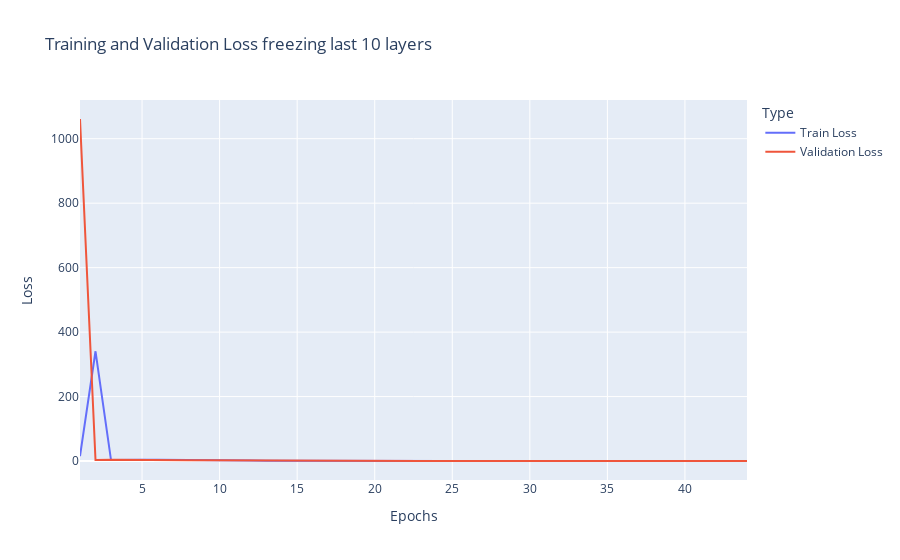

This figure's notebook cell:
### Code cell
figs[0]

### Figure 1 — Plotly figure (JSON) as saved in the notebook; plotly's stock layout.template omitted (floating-point values rounded to 4 significant figures)
{"data": [{"hovertemplate": "Type=Train Loss<br>Epochs=%{x}<br>Loss=%{y}<extra></extra>", "legendgroup": "Train Loss", "line": {"color": "#636efa", "dash": "solid"}, "marker": {"symbol": "circle"}, "mode": "lines", "name": "Train Loss", "orientation": "v", "showlegend": true, "type": "scatter", "x": [1, 2, 3, 4, 5, 6, 7, 8, 9, 10, 11, 12, 13, 14, 15, 16, 17, 18, 19, 20, 21, 22, 23, 24, 25, 26, 27, 28, 29, 30, 31, 32, 33, 34, 35, 36, 37, 38, 39, 40, 41, 42, 43, 44], "xaxis": "x", "y": [15.2, 340.6, 3.125, 4.238, 4.363, 3.688, 2.98, 2.755, 2.459, 2.136, 1.814, 1.507, 1.225, 0.9716, 0.7558, 0.582, 0.4515, 0.3626, 0.311, 0.29, 0.2928, 0.3088, 0.3294, 0.348, 0.3602, 0.364, 0.3592, 0.3473, 0.3306, 0.3116, 0.2926, 0.2754, 0.2611, 0.2517, 0.2433, 0.2368, 0.2339, 0.2314, 0.2291, 0.2269, 0.2251, 0.2236, 0.2222, 0.2211], "yaxis": "y"}, {"hovertemplate": "Type=Validation Loss<br>Epochs=%{x}<br>Loss=%{y}<extra></extra>", "legendgroup": "Validation Loss", "line": {"color": "#EF553B", "dash": "solid"}, "marker": {"symbol": "circle"}, "mode": "lines", "name": "Validation Loss", "orientation": "v", "showlegend": true, "type": "scatter", "x": [1, 2, 3, 4, 5, 6, 7, 8, 9, 10, 11, 12, 13, 14, 15, 16, 17, 18, 19, 20, 21, 22, 23, 24, 25, 26, 27, 28, 29, 30, 31, 32, 33, 34, 35, 36, 37, 38, 39, 40, 41, 42, 43, 44], "xaxis": "x", "y": [1061.0, 3.055, 4.003, 4.213, 3.8, 3.317, 3.11, 2.82, 2.5, 2.174, 1.854, 1.547, 1.261, 1.003, 0.7814, 0.5986, 0.4544, 0.3464, 0.2702, 0.2219, 0.1934, 0.1785, 0.1723, 0.1709, 0.1717, 0.1733, 0.1753, 0.1776, 0.1807, 0.185, 0.1908, 0.1981, 0.199, 0.2, 0.2014, 0.2031, 0.2051, 0.2071, 0.2092, 0.2113, 0.2135, 0.2156, 0.2176, 0.2194], "yaxis": "y"}], "layout": {"hovermode": "x unified", "legend": {"title": {"text": "Type"}, "tracegroupgap": 0}, "title": {"text": "Training and Validation Loss freezing last 10 layers"}, "xaxis": {"anchor": "y", "domain": [0, 1], "title": {"text": "Epochs"}}, "yaxis": {"anchor": "x", "domain": [0, 1], "title": {"text": "Loss"}}}}
